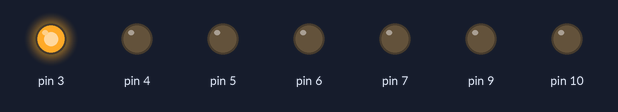
Simulated run of this sketch. Board: Arduino Uno, built with avr-gcc and run on an emulated ATmega328P. On the bench: output pins drawn as LEDs (lit = HIGH). What the sketch prints to the serial monitor is not drawn.

Above: at 0.2 s.
At 0.7 s:
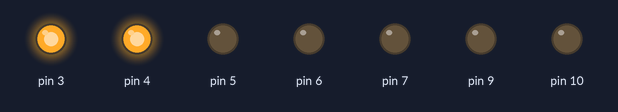
At 1.2 s:
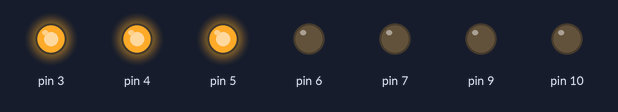
At 1.7 s:
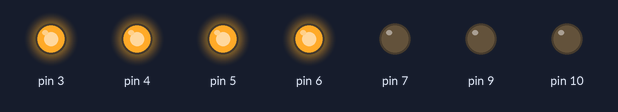
At 2.7 s:
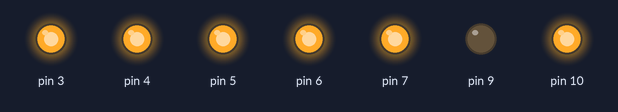
At 3.7 s:
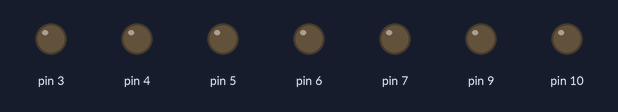
Timing chart, 0 to 5.9 s (numbered marks = the images above):
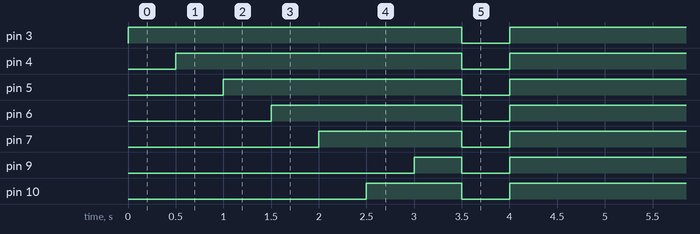

Measured:
- by itself, pin 3: alternates HIGH for 4.0 s and LOW for 0.50 s
- by itself, pin 4–7, pin 9, pin 10: repeats every 4.5 s: LOW 0.50 s, HIGH 4.0 s

The sketch:

arduino.ino
```cpp
/*
01 on                 on
02    on              on
03      on            on
04        on          on
05          on        on
06            on      on
07              on    on
*/
void setup() {
  // put your setup code here, to run once:
  pinMode(3,OUTPUT);
  pinMode(4,OUTPUT);
  pinMode(5,OUTPUT);
  pinMode(6,OUTPUT);
  pinMode(7,OUTPUT);
  pinMode(10,OUTPUT);
  pinMode(9,OUTPUT);
  Serial.begin(9600);


}

void loop() {
  // put your main code here, to run repeatedly:
digitalWrite(3,HIGH);
Serial.print("-");
delay(500);
digitalWrite(4,HIGH);
Serial.print("-");
delay(500);
digitalWrite(5,HIGH);
Serial.print("-");
delay(500);
digitalWrite(6,HIGH);
Serial.print("-");
delay(500);
digitalWrite(7,HIGH);
Serial.print("-");
delay(500);
digitalWrite(10,HIGH);
Serial.print("-");
delay(500);
digitalWrite(9,HIGH);
Serial.print(">");
delay(500);
//------>
digitalWrite(3,LOW);
digitalWrite(4,LOW);
digitalWrite(5,LOW);
digitalWrite(6,LOW);
digitalWrite(7,LOW);
digitalWrite(10,LOW);
digitalWrite(9,LOW);
Serial.println();
delay(500);
digitalWrite(3,HIGH);
digitalWrite(4,HIGH);
digitalWrite(5,HIGH);
digitalWrite(6,HIGH);
digitalWrite(7,HIGH);
digitalWrite(10,HIGH);
digitalWrite(9,HIGH);
Serial.println("------>");
delay(500);

}
```
